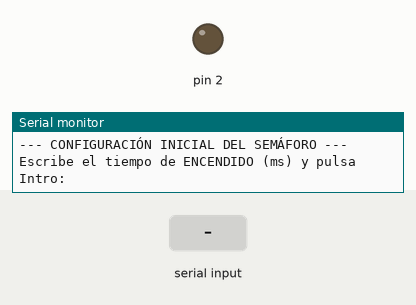
A sketch run on a simulated Arduino Uno, built with avr-gcc and run on an emulated ATmega328P. On the bench: output pins drawn as LEDs (lit = HIGH), the last lines printed to the serial monitor. Dashed ring = blinking. Inputs (shaded band) come from the test bench.

Above: at 0.9 s.
1.0 s: "90,45\n" received over Serial
2.5 s: "30,150\n" received over Serial
At 3.04 s:
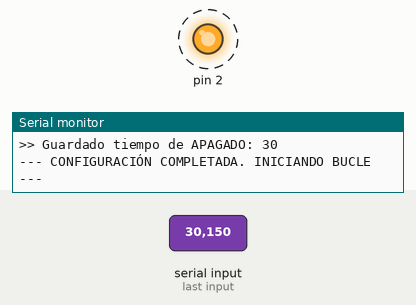
Timing chart, 0 to 11.5 s (numbered marks = the images above; inputs shaded):
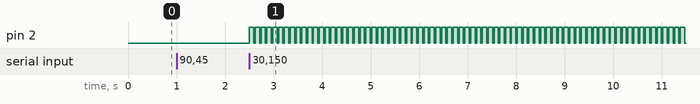

The sketch:

blink.ino
```cpp
long tiempoEncendido = 1000;
long tiempoApagado   = 1000;


void setup() {
 Serial.begin(115200);
 pinMode(2, OUTPUT);
  Serial.println("--- CONFIGURACIÓN INICIAL DEL SEMÁFORO ---");
  // 1. Configurar y guardar el tiempo de encendido
 Serial.println("Escribe el tiempo de ENCENDIDO (ms) y pulsa Intro:");
 while (Serial.available() == 0) {} // Espera fija hasta que el usuario teclee algo
 tiempoEncendido = Serial.parseInt();
 Serial.print(">> Guardado tiempo de ENCENDIDO: ");
 Serial.println(tiempoEncendido);
  // Limpieza rápida del buffer del puerto serie
 while(Serial.available() > 0) { Serial.read(); }


 // 2. Configurar y guardar el tiempo de apagado
 Serial.println("Escribe el tiempo de APAGADO (ms) y pulsa Intro:");
 while (Serial.available() == 0) {} // Espera fija hasta que el usuario teclee algo
 tiempoApagado = Serial.parseInt();
 Serial.print(">> Guardado tiempo de APAGADO: ");
 Serial.println(tiempoApagado);


 Serial.println("\n--- CONFIGURACIÓN COMPLETADA. INICIANDO BUCLE ---");
}


void loop() {
 // El bucle se ejecutará infinitamente usando ÚNICAMENTE los valores guardados en el setup
 digitalWrite(2, HIGH);
 delay(tiempoEncendido);


 digitalWrite(2, LOW);
 delay(tiempoApagado);
}
```

Measured:
- after the input at 2.5 s, pin 2: alternates HIGH for 0.09 s and LOW for 0.03 s, starting at once
